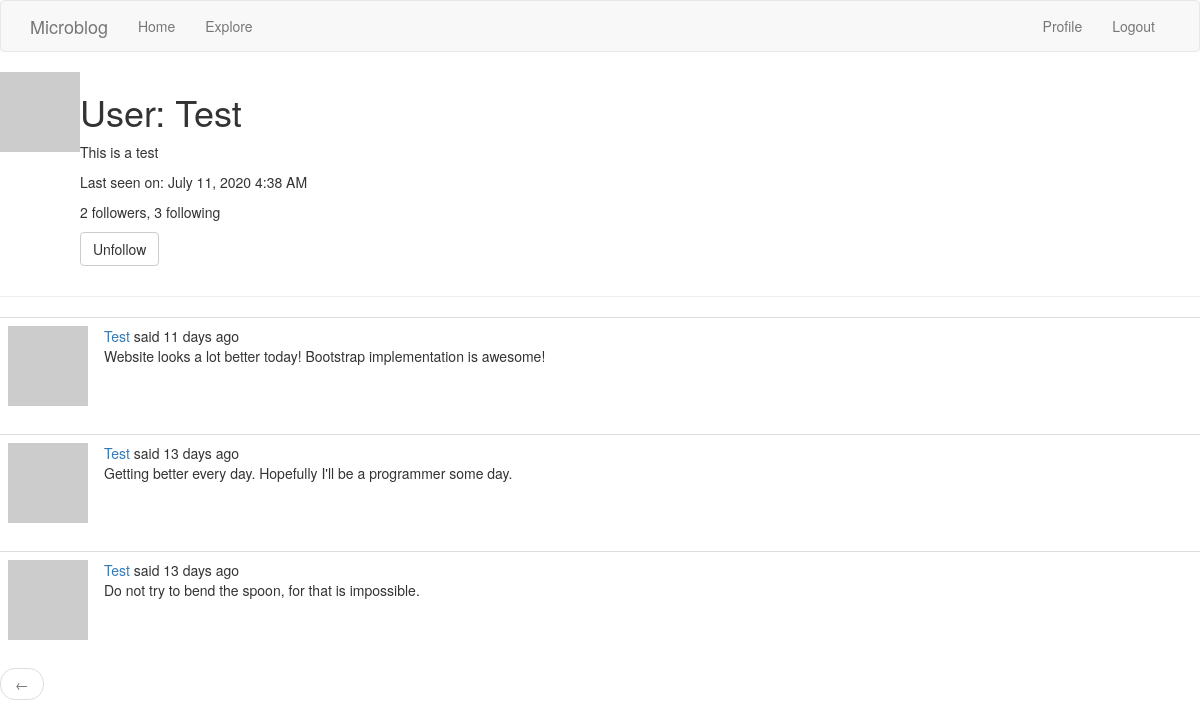
/user/Test (signed in), run on an earlier commit of the app's database.
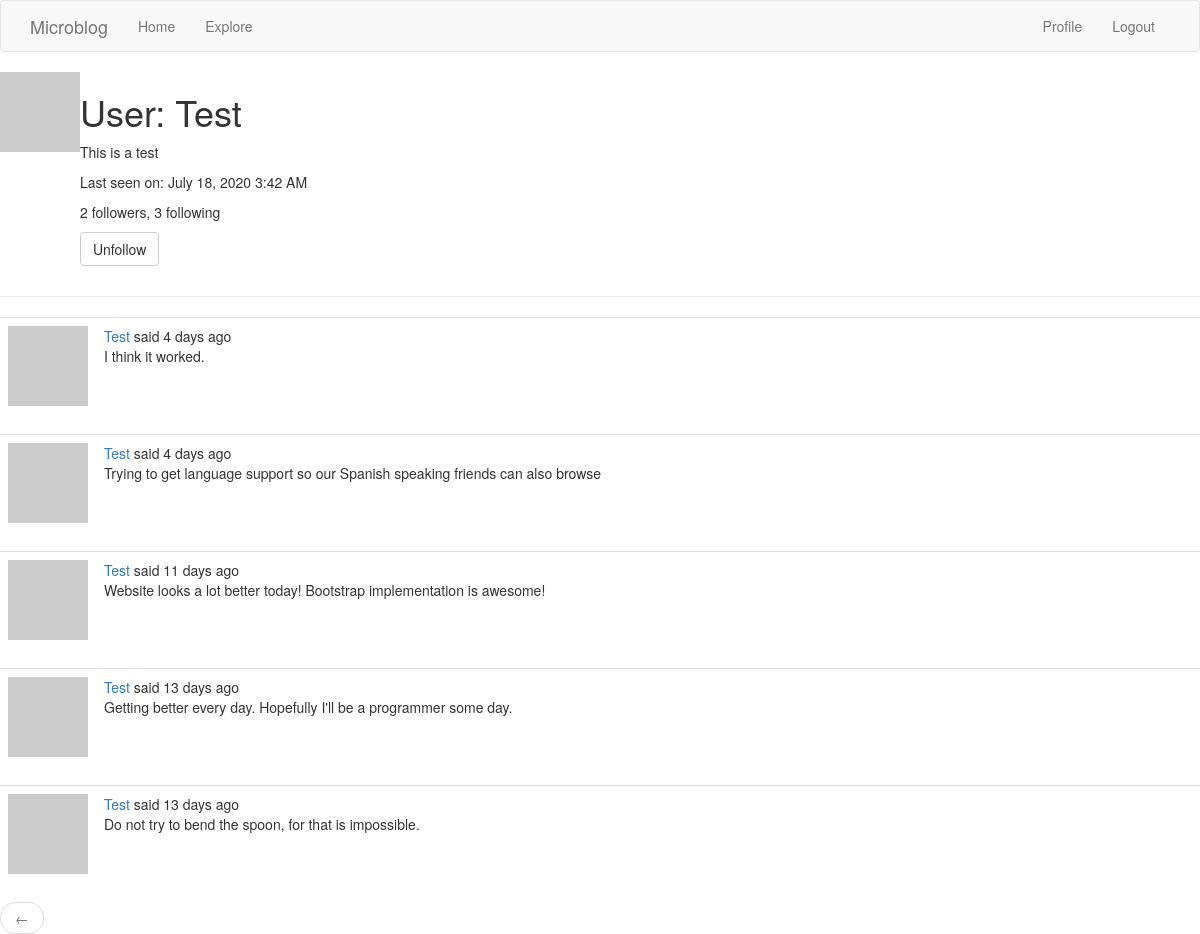
And on a later commit of the database.
### app/models.py (models this page shows, shortened)
class User(UserMixin, db.Model):
    id = db.Column(db.Integer, primary_key=True)
    username = db.Column(db.String(64), index=True, unique=True)
    email = db.Column(db.String(120), index=True, unique=True)
    password_hash = db.Column(db.String(128))
    posts = db.relationship('Post', backref='author', lazy='dynamic')
    about_me = db.Column(db.String(140))
    last_seen = db.Column(db.DateTime, default=datetime.utcnow)
    followed = db.relationship(
        'User', secondary = followers,
        primaryjoin=(followers.c.follower_id == id),
        secondaryjoin = (followers.c.followed_id == id),
        backref = db.backref('followers', lazy = 'dynamic'), lazy = 'dynamic')
    def avatar(self, size):
        digest = md5(self.email.lower().encode('utf-8')).hexdigest()
        return 'http://www.gravatar.com/avatar/{}?d=identicon&s={}'.format(digest, size)
    def is_following(self, user):
        return self.followed.filter(
            followers.c.followed_id == user.id).count() > 0

class Post(db.Model):
    id = db.Column(db.Integer, primary_key=True)
    body = db.Column(db.String(140))
    timestamp = db.Column(db.DateTime, index=True, default=datetime.utcnow)
    user_id = db.Column(db.Integer, db.ForeignKey('user.id'))

### app/routes.py (the view)
@app.route('/user/<username>')
@login_required
def user(username):
    user = User.query.filter_by(username=username).first_or_404()
    page = request.args.get('page', 1, type = int)
    posts = user.posts.order_by(Post.timestamp.desc()).paginate(
        page, app.config['POSTS_PER_PAGE'], False)
    next_url = url_for('user', username = user.username, page = posts.next_num)\
        if posts.has_next else None
    prev_url = url_for('user', username = user.username, page = posts.prev_num) \
        if posts.has_prev else None
    form = EmptyForm()
    return render_template('user.html', user=user, posts=posts.items,
                            next_url = next_url, prev_url = prev_url, form = form)

### app/forms.py
class EmptyForm(FlaskForm):
    submit = SubmitField(_l('Submit'))

### app/models.py (called while the page is built)
@login.user_loader
def load_user(id):
    return User.query.get(int(id))

### app/routes.py (called while the page is built)
@app.before_request
def before_request():
    if current_user.is_authenticated:
        current_user.last_seen = datetime.utcnow()
        db.session.commit()
        g.locale = str(get_locale())

### app/templates/user.html (shortened to what this page needs)
{% extends "base.html" %}
{% block content %}
	<table>
		<tr valign="top">
			<td><img src="{{ user.avatar(128) }}"></td>
			<td>
				<h1>{{ _('User') }}: {{ user.username }}</h1>
				{% if user.about_me %}<p>{{ user.about_me }}</p>{% endif %}
				{% if user.last_seen %}
				<p>{{ _('Last seen on') }}: {{ moment(user.last_seen).format('LLL') }}</p>
				{% endif %}
				<p>{{ _('%(count)d followers', count=user.followers.count()) }}, {{ _('%(count)d following', count=user.followed.count()) }}</p>
				{% if user == current_user %}
				<p><a href="{{ url_for('edit_profile') }}">{{ _('Edit your profile') }}</a></p>
				{% else %}
				<p>
					<form action="{{ url_for('unfollow', username=user.username) }}" method='post'>
						{{ form.submit(value=_('Unfollow'), class_='btn btn-default') }}
					</form>
				</p>
				{% endif %}
			</td>
		</tr>
	</table>
	<hr>
    {% for post in posts %}
		{% include '_post.html' %}
	{% endfor %}
	<nav aria-label="...">
		<u1 class = "pager">
			<li class = "previous{% if not prev_url %} disabled{% endif %}">
				<a href="{{ prev_url or '#' }}">
					<span aria-hidden="true">&larr;</span>
				</a>
			</li>
		</u1>
	</nav>
{% endblock %}

### app/templates/_post.html (shortened to what this page needs)
<table class = "table table-hover">
	<tr>
		<td width="70px">
			<a href="{{ url_for('user', username=post.author.username) }}">
				<img src="{{ post.author.avatar(70) }}" />
			</a>
		</td>
		<td>
			{{ _('%(username)s said %(when)s',
				username=user_link, when=moment(post.timestamp).fromNow()) }}
			<br>
			{{ post.body }}
		</td>
	</tr>
</table>

What changed in the data, as far as the page shows it:
changed User "Test": last_seen "July 11, 2020 4:38 AM" → "July 18, 2020 3:42 AM"
added Post: body "I think it worked."
added Post: body "Trying to get language support so our Spanish speaking friends can also browse"
